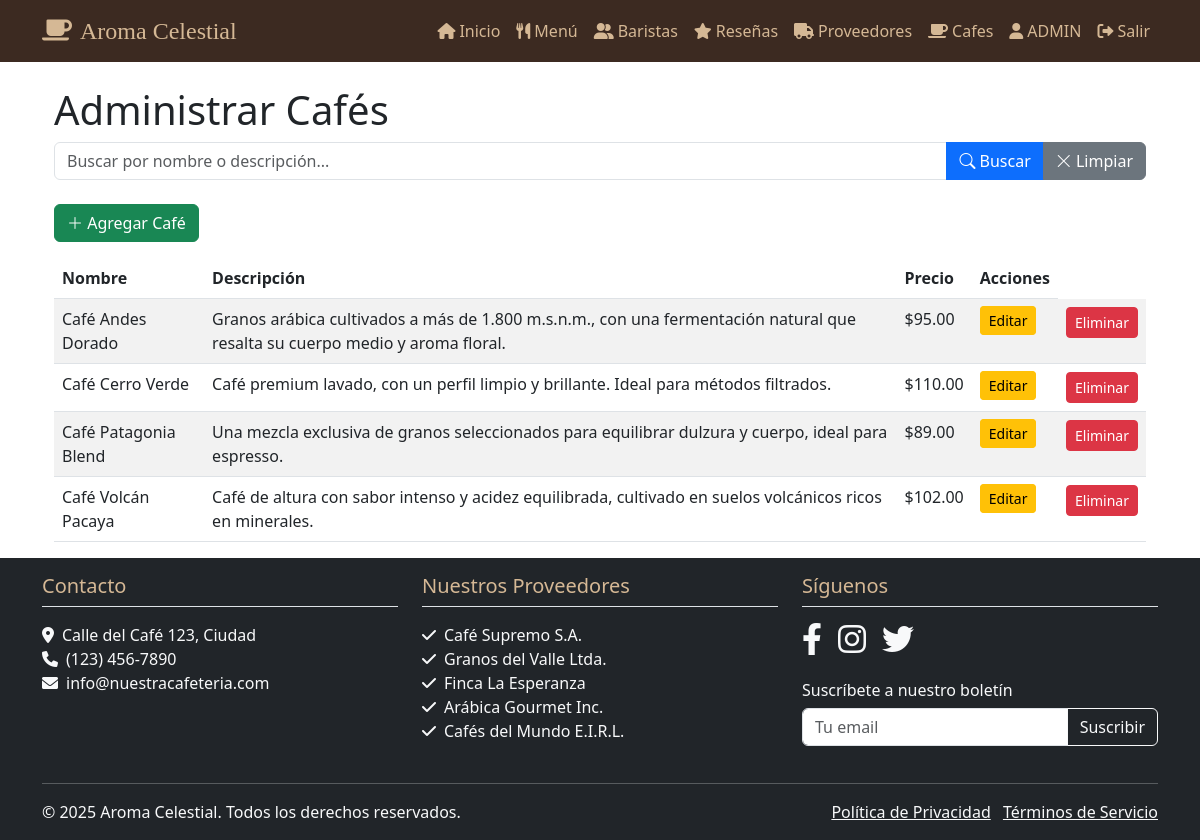
Screenshot of /admin_cafes/ (signed in) with the database file from the repository.
### miapp/models.py (models this page shows)
class Cafe(models.Model):
    id = models.AutoField(primary_key=True)
    nombre = models.CharField(max_length=100)
    origen = models.CharField(max_length=100)
    descripcion = models.TextField()
    precio = models.DecimalField(max_digits=5, decimal_places=2)
    nivel_tostado = models.CharField(max_length=50)
    perfil_sabor = models.TextField()
    imagen = models.ImageField(upload_to='imgs/', null=True, blank=True)

### miapp/views.py (the view, shortened to what this page needs)
# urls.py: path('admin_cafes/', views.CafeAdminView.as_view(), name='cafe_admin'),
class CafeAdminView(PermissionProtectedTemplateView):
    template_name = 'admin_cafe.html'
    group_required = 'Administrador'
    permission_required = 'cafeteria.can_edit_menu'
    model = Cafe
    form_class = CafeForm
    context_object_name = 'cafes'
    paginate_by = 10
    search_fields = ['nombre', 'descripcion']  # Campos para buscar
    def get_context_data(self, **kwargs):
        context = super().get_context_data(**kwargs)
        search_query = self.request.GET.get('q', '')
        if search_query:
            q_objects = Q()
            for field in self.search_fields:
                q_objects |= Q(**{f"{field}__icontains": search_query})
            cafes_list = self.model.objects.filter(q_objects).order_by('nombre')
        else:
            cafes_list = self.model.objects.all().order_by('nombre')
        paginator = Paginator(cafes_list, self.paginate_by)
        page_number = self.request.GET.get('page')
        page_obj = paginator.get_page(page_number)
        context['cafes'] = page_obj  # En lugar de cafes_list
        context['search_query'] = search_query
        context['form'] = self.form_class()
        cafe_id = self.kwargs.get('id')
        if cafe_id:
            context['cafe'] = get_object_or_404(self.model, id=cafe_id)
            context['form'] = self.form_class(instance=context['cafe'])
        return context

### miapp/forms.py
class CafeForm(forms.ModelForm):
    class Meta:
        model = Cafe
        fields = ['nombre', 'origen', 'descripcion','precio', 'nivel_tostado', 'perfil_sabor', 'imagen']  # Ajusta los campos
        labels = {
            'nombre': 'Nombre',
            'origen': 'Origen',
            'descripcion': 'Descripcion',
            'precio': 'Precio',
            'nivel_tostado': 'Nivel Tostado',
            'perfil_sabor': 'Perfil Sabor',
            'imagen': 'Imagen',
        }
        widgets = {
            'descripcion': forms.Textarea(attrs={'class': 'form-control','rows': 2}),
            'perfil_sabor': forms.Textarea(attrs={'class': 'form-control','rows': 2}),
            'precio': forms.NumberInput(attrs={'class': 'form-control', 'min': 0}),
            'nivel_tostado': forms.TextInput(attrs={'class': 'form-control'}),
            'origen': forms.TextInput(attrs={'class': 'form-control'}),
            'nombre': forms.TextInput(attrs={'class': 'form-control'}),
            'imagen': forms.FileInput(attrs={'class': 'form-control'}),
        }

### miapp/templatetags/user_tags.py (called while the page is built)
@register.filter(name='has_group')
def has_group(user, group_name):
    return user.groups.filter(name=group_name).exists()

### miapp/templates/admin_cafe.html (shortened to what this page needs)
{% extends 'base.html' %}
{% block content %}
<div class="container mt-4">
  <h1>Administrar Cafés</h1>
  <form method="get" class="mb-4">
    <div class="input-group">
      <input
        type="text"
        name="q"
        class="form-control"
        placeholder="Buscar por nombre o descripción..."
        value="{{ search_query }}"
      >
      <button type="submit" class="btn btn-primary">
        <i class="bi bi-search"></i> Buscar
      </button>
      <a href="{% url 'cafe_admin' %}" class="btn btn-secondary">
        <i class="bi bi-x-lg"></i> Limpiar
      </a>
    </div>
  </form>
  <button
    type="button"
    class="btn btn-success mb-3"
    data-bs-toggle="modal"
    data-bs-target="#cafeModal"
  >
    <i class="bi bi-plus-lg"></i> Agregar Café
  </button>
 <table class="table table-striped">
    <thead>
      <tr>
        <th>Nombre</th>
        <th>Descripción</th>
        <th>Precio</th>
        <th>Acciones</th>
      </tr>
    </thead>
    <tbody>
      {% for cafe in cafes %}
        <tr>
          <td>{{ cafe.nombre }}</td>
          <td>{{ cafe.descripcion }}</td>
          <td>${{ cafe.precio }}</td>
          <td>
            <a
              href="{% url 'cafe_admin' cafe.id %}"
              class="btn btn-warning btn-sm"
              style="display: inline;"
            > Editar
            </a>
            </td>
            <td>
              <button
                type="button"
                class="btn btn-danger btn-sm inline"
                onclick="abrirModalEliminar({{ cafe.id }})"
              > Eliminar
              </button>
          </td>
        </tr>
      {% empty %}
        <tr>
          <td colspan="5">No se encontraron cafés{% if search_query %} para "{{ search_query }}"{% endif %}.</td>
        </tr>
      {% endfor %}
    </tbody>
  </table>
</div>
{% endblock %}

### rows the page displays
Cafe: nombre "Café Andes Dorado", descripcion "Granos arábica cultivados a más de 1.800 m.s.n.m., con una fermentación natural que resalta su cuerpo medio y aroma floral.", precio "95.00"
Cafe: nombre "Café Cerro Verde", descripcion "Café premium lavado, con un perfil limpio y brillante. Ideal para métodos filtrados.", precio "110.00"
Cafe: nombre "Café Patagonia Blend", descripcion "Una mezcla exclusiva de granos seleccionados para equilibrar dulzura y cuerpo, ideal para espresso.", precio "89.00"
Cafe: nombre "Café Volcán Pacaya", descripcion "Café de altura con sabor intenso y acidez equilibrada, cultivado en suelos volcánicos ricos en minerales.", precio "102.00"
